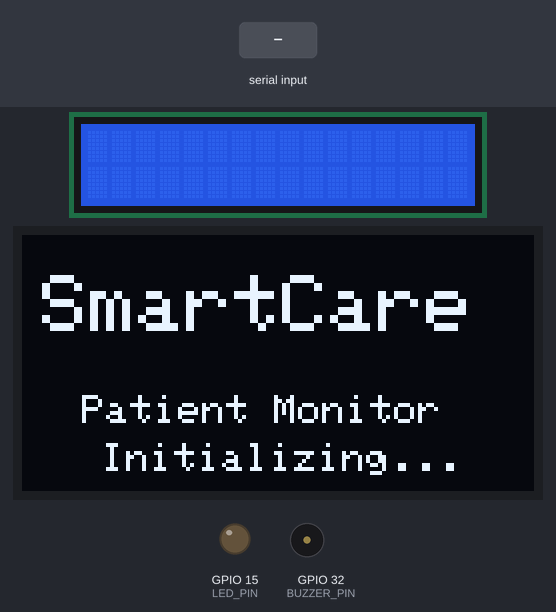
Recording of a sketch running on a simulated ESP32. Parts: 16×2 character LCD, 128×64 one-colour display, output pins drawn as LEDs (lit = HIGH), buzzer (waves = sounding, pin HIGH). The test bench sets the inputs (shaded band). What the sketch prints to the serial monitor is not drawn.

Above: at 2.2 s.
At 5.3 s:
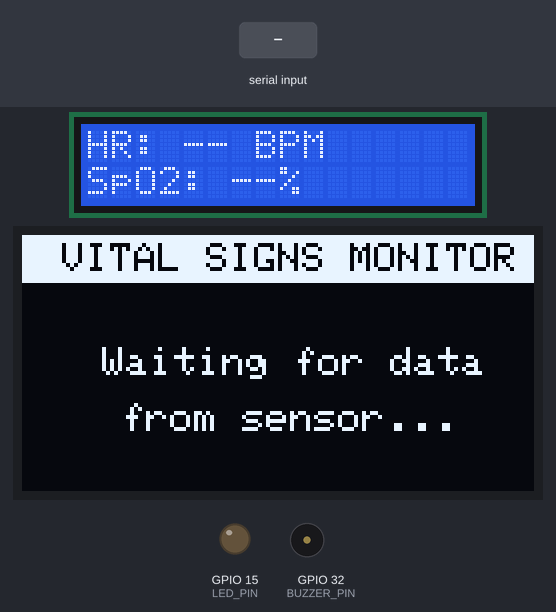
5.4 s: "90,45,200\n" received over the second serial link
At 6.9 s:
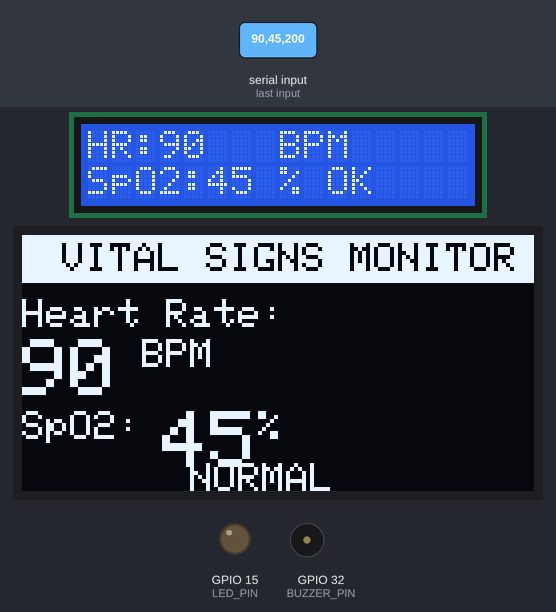
7.2 s: "1,90,45\n" received over the second serial link
At 8.5 s:
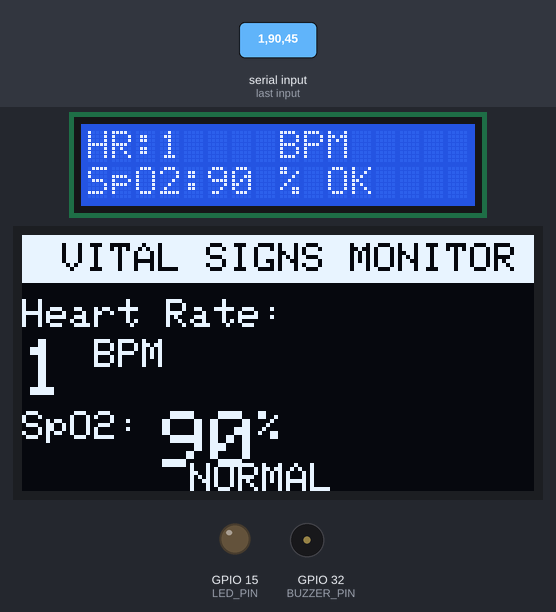
Timing chart, 0 to 10.2 s (numbered marks = the images above; inputs shaded):
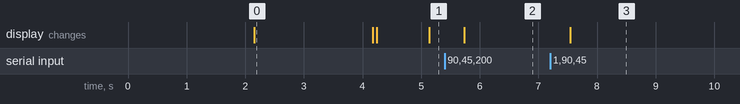

The sketch:

Lab6_Task1_Esp32_2.ino
```cpp
#include <Wire.h>
#include <LiquidCrystal_I2C.h>
#include <Adafruit_SSD1306.h>
#include <Adafruit_GFX.h>

#define BUZZER_PIN      32    // D9 in Proteus
#define LED_PIN         15    // Optional status LED
#define I2C_SDA         21    // D5
#define I2C_SCL         22    // D6
#define UART2_RX_PIN    16    // D0 — receive from ESP32-1
#define UART2_TX_PIN    17    // D1 — transmit to   ESP32-1

#define LCD_ADDRESS     0x27
#define OLED_ADDRESS    0x3C

LiquidCrystal_I2C lcd(LCD_ADDRESS, 16, 2);
Adafruit_SSD1306  oled(128, 64, &Wire, -1);

bool          alarm_enabled     = true;
int           heart_rate        = 0;
int           spo2_level        = 0;
bool          critical_state    = false;
bool          oled_ok           = false;

String        serial_buffer     = "";   // UART2 receive buffer
unsigned long last_data_ms      = 0;    // Timestamp of last valid packet
unsigned long last_alarm_ms     = 0;    // Buzzer toggle timer
bool          buzzer_state      = false;

String        usb_buffer        = "";

void lcd_clear_row(int row) {
  lcd.setCursor(0, row);
  lcd.print("                ");
}

void show_splash() {
  lcd.setCursor(0, 0);
  lcd.print("  SmartCare v2  ");
  lcd.setCursor(0, 1);
  lcd.print(" Waiting data.. ");
  delay(2000);
  lcd.clear();

  if (oled_ok) {
    oled.clearDisplay();
    oled.setTextSize(2);
    oled.setTextColor(SSD1306_WHITE);
    oled.setCursor(5, 10);
    oled.println("SmartCare");
    oled.setTextSize(1);
    oled.setCursor(15, 40);
    oled.println("Patient Monitor");
    oled.setCursor(20, 52);
    oled.println("Initializing...");
    oled.display();
    delay(2000);
    oled.clearDisplay();
    oled.display();
  }
}

void setup() {
  Serial.begin(115200);

  Serial2.begin(9600, SERIAL_8N1, UART2_RX_PIN, UART2_TX_PIN);

  pinMode(BUZZER_PIN, OUTPUT);
  pinMode(LED_PIN,    OUTPUT);
  digitalWrite(BUZZER_PIN, LOW);
  digitalWrite(LED_PIN,    LOW);

  Wire.begin(I2C_SDA, I2C_SCL);

  lcd.init();
  lcd.backlight();

  oled_ok = oled.begin(SSD1306_SWITCHCAPVCC, OLED_ADDRESS);
  if (!oled_ok) {
    Serial.println("[OLED] Not found at 0x3C, check wiring");
  } else {
    Serial.println("[OLED] Connected");
  }

  show_splash();

  Serial.println("RX ← ESP32-1 via Serial2 (GPIO16)");
  Serial.println("Buzzer on GPIO32 (D9)");
  Serial.println("USB Commands: ALARM OFF | ALARM ON");
}

void process_uart_data() {
  while (Serial2.available()) {
    char c = Serial2.read();
    if (c == '\n') {
      serial_buffer.trim();

      if (serial_buffer.length() > 0) {
        int c1 = serial_buffer.indexOf(',');
        int c2 = serial_buffer.indexOf(',', c1 + 1);

        if (c1 > 0 && c2 > c1) {
          int new_hr   = serial_buffer.substring(0, c1).toInt();
          int new_spo2 = serial_buffer.substring(c1 + 1, c2).toInt();
          int new_crit = serial_buffer.substring(c2 + 1).toInt();

          if (new_hr >= 0 && new_hr <= 250 &&
              new_spo2 >= 0 && new_spo2 <= 100) {
            heart_rate    = new_hr;
            spo2_level    = new_spo2;
            critical_state = (new_crit == 1);
            last_data_ms   = millis();

            Serial.print("[RX] HR: ");
            Serial.print(heart_rate);
            Serial.print(" BPM | SpO2: ");
            Serial.print(spo2_level);
            Serial.print("% | ");
            Serial.println(critical_state ? " CRITICAL " : " NORMAL ");
          }
        }
      }
      serial_buffer = "";
    } else if (c != '\r') {
      if (serial_buffer.length() < 32)
        serial_buffer += c;
    }
  }
}

void process_usb_commands() {
  while (Serial.available()) {
    char c = Serial.read();
    if (c == '\n') {
      usb_buffer.trim();
      usb_buffer.toUpperCase();

      if (usb_buffer == "ALARM OFF") {
        alarm_enabled = false;
        digitalWrite(BUZZER_PIN, LOW);
        digitalWrite(LED_PIN,    LOW);
        buzzer_state = false;
        Serial.println("[CMD] Alarm silenced");
        Serial2.println("ALARM OFF");

      } else if (usb_buffer == "ALARM ON") {
        alarm_enabled = true;
        Serial.println("[CMD] Alarm re-enabled");
        Serial2.println("ALARM ON");

      } else if (usb_buffer.length() > 0) {
        Serial.println("[CMD] Unknown. Try: ALARM OFF | ALARM ON");
      }
      usb_buffer = "";
    } else if (c != '\r') {
      usb_buffer += c;
    }
  }
}

void update_lcd() {
  bool data_ok = (millis() - last_data_ms < 5000);

  lcd.setCursor(0, 0);
  if (data_ok && heart_rate > 0) {
    char row0[17];
    snprintf(row0, sizeof(row0), "HR:%-4d BPM     ", heart_rate);
    lcd.print(row0);
  } else {
    lcd.print("HR: -- BPM      ");
  }

  lcd.setCursor(0, 1);
  if (data_ok && spo2_level > 0) {
    char row1[17];
    const char* status = critical_state ? "CRIT!" : "OK   ";
    snprintf(row1, sizeof(row1), "SpO2:%-3d%% %s", spo2_level, status);
    lcd.print(row1);
  } else {
    lcd.print("SpO2: --%        ");
  }
}

void update_oled() {
  if (!oled_ok) return;

  bool data_ok = (millis() - last_data_ms < 5000);

  oled.clearDisplay();

  oled.fillRect(0, 0, 128, 12, SSD1306_WHITE);
  oled.setTextColor(SSD1306_BLACK);
  oled.setTextSize(1);
  oled.setCursor(10, 2);
  oled.print("VITAL SIGNS MONITOR");

  oled.setTextColor(SSD1306_WHITE);

  if (data_ok) {
    oled.setTextSize(1);
    oled.setCursor(0, 16);
    oled.print("Heart Rate:");
    oled.setTextSize(2);
    oled.setCursor(0, 26);
    if (heart_rate > 0) {
      oled.print(heart_rate);
      oled.setTextSize(1);
      oled.print(" BPM");
    } else {
      oled.print("---");
    }

    oled.setTextSize(1);
    oled.setCursor(0, 44);
    oled.print("SpO2:");
    oled.setTextSize(2);
    oled.setCursor(35, 44);
    if (spo2_level > 0) {
      oled.print(spo2_level);
      oled.setTextSize(1);
      oled.print("%");
    } else {
      oled.print("---");
    }

    if (critical_state) {
      oled.fillRect(0, 56, 128, 8, SSD1306_WHITE);
      oled.setTextColor(SSD1306_BLACK);
      oled.setTextSize(1);
      oled.setCursor(22, 57);
      oled.print("!! CRITICAL !!");
      oled.setTextColor(SSD1306_WHITE);
    } else {
      oled.setTextSize(1);
      oled.setCursor(42, 57);
      oled.print("NORMAL");
    }

  } else {
    oled.setTextSize(1);
    oled.setCursor(20, 28);
    oled.print("Waiting for data");
    oled.setCursor(25, 42);
    oled.print("from sensor...");
  }
  oled.display();
}

void handle_alarms() {
  if (critical_state && alarm_enabled) {
    if (millis() - last_alarm_ms >= 500) {
      buzzer_state = !buzzer_state;
      digitalWrite(BUZZER_PIN, buzzer_state);
      digitalWrite(LED_PIN,    buzzer_state);
      last_alarm_ms = millis();
    }
  } else {
    digitalWrite(BUZZER_PIN, LOW);
    digitalWrite(LED_PIN,    LOW);
    buzzer_state = false;
  }
}

void check_data_timeout() {
  if (heart_rate > 0 && millis() - last_data_ms > 5000) {
    Serial.println("[WARN] No data from ESP32-1 for 5s, check connection");
    heart_rate = 0;
    spo2_level = 0;
  }
}

unsigned long last_display_ms = 0;

void loop() {
  process_uart_data();
  process_usb_commands();
  check_data_timeout();

  if (millis() - last_display_ms >= 300) {
    last_display_ms = millis();
    update_lcd();
    update_oled();
  }
  handle_alarms();
}
```

Measured:
- after the input at 5.4 s, the display: changes after 0.34 s (image 2)
- after the input at 7.2 s, the display: changes after 0.34 s (image 3)
- what the display in image 0 shows lasts 2.0 s, from 2.2 s to 4.2 s
